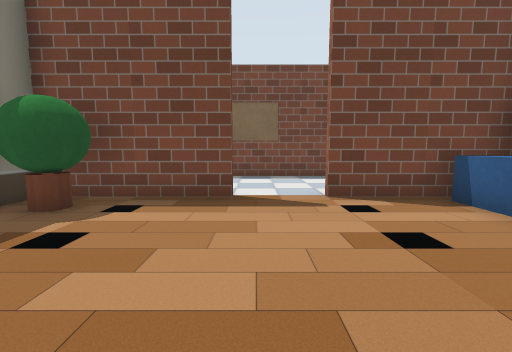
view 1 (above)

15 first-person views from a walk through a robot-simulator world made for Gazebo. The camera is 0.5 m above the floor, tilts 6° down and sees 90° across. The floor is counted in squares, 0.5 m on a side. Each view is taken from the middle of a square. On the plan, view 1 faces up. The plan holds only what a view shows up to about 11 squares ahead; the rest is blank.

view 2
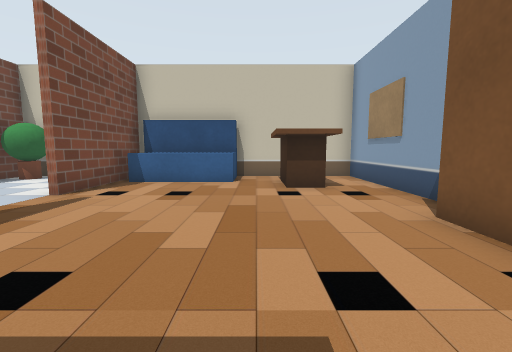

view 3
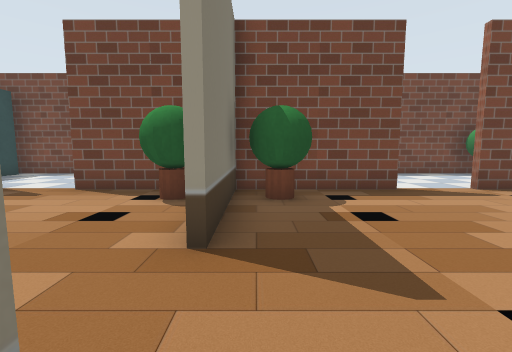

view 4
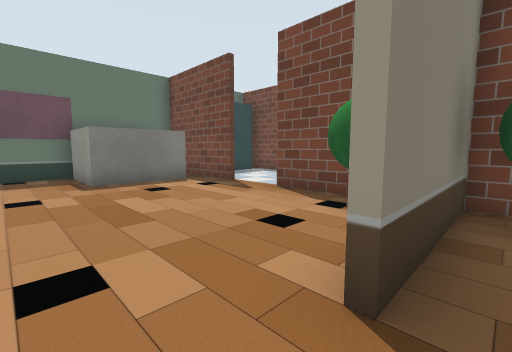

view 5
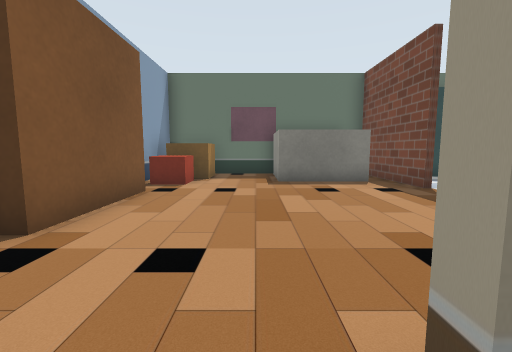

view 6
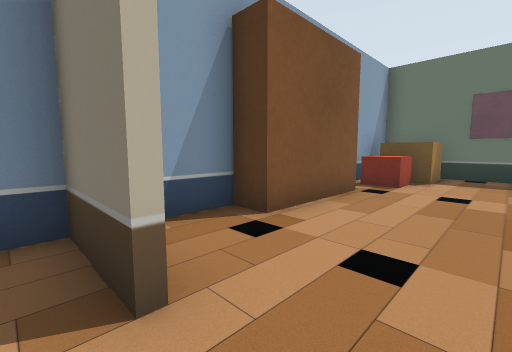

view 7
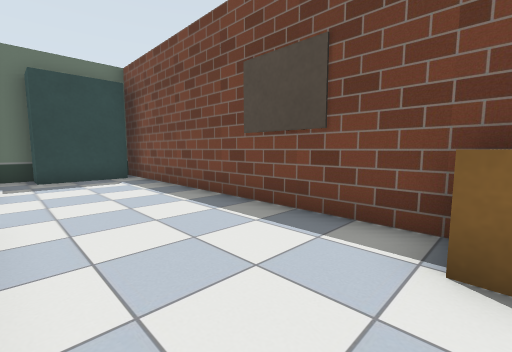

view 8
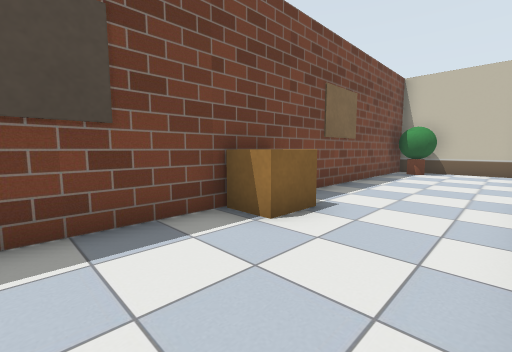

view 9
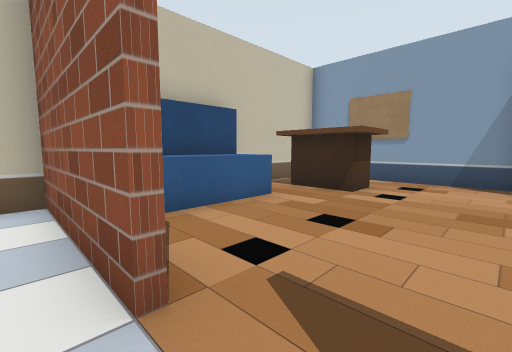

view 10
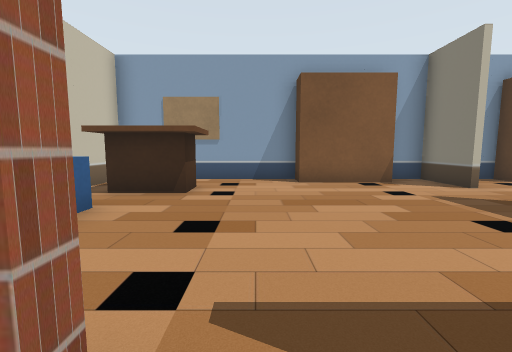

view 11
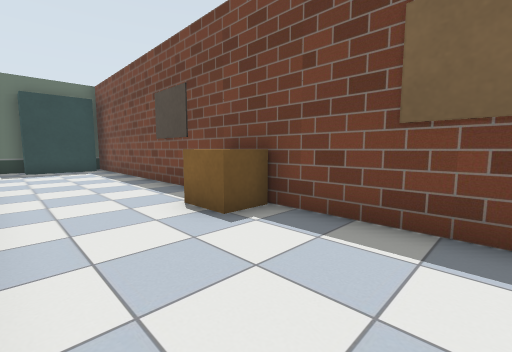

view 12
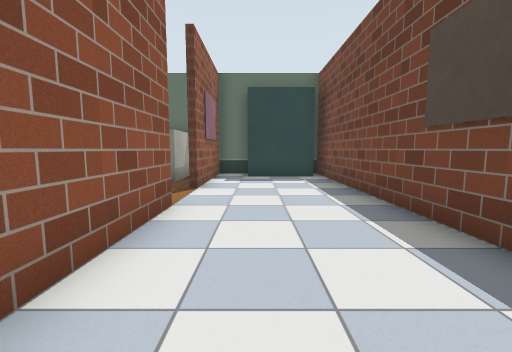

view 13
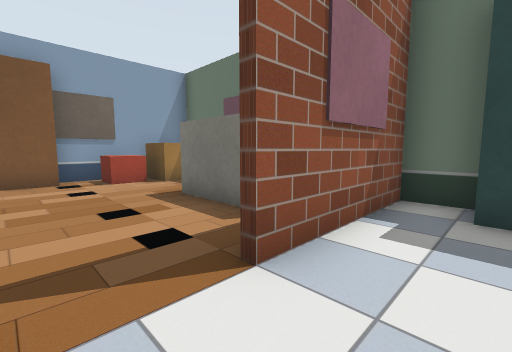

view 14
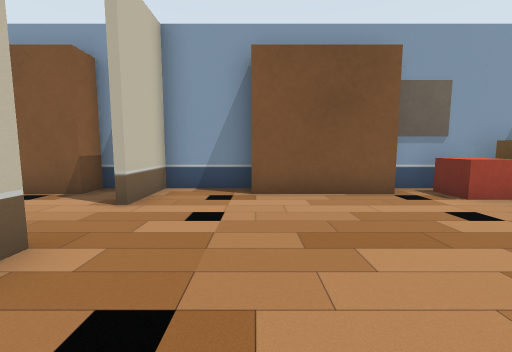

view 15
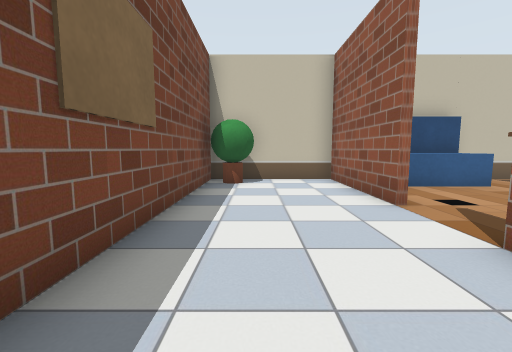

### Floor plan
Points are (right, up) in squares from view 1. A wall is a line through its corners. A room is listed if a view was taken in it or the views show most of it. See-through windows are left out.
Room 1 (views 1, 2, 3, 4, 5, 6, 7, 8, 9, 10, 11, 12, 13, 14, 15)
walls: (-4.5, 5.4) (-4.5, 1.5); (-6.4, 5.3) (-8.5, 5.3); (-0.4, 5.3) (-2.6, 5.3); (-4.5, -0.4) (-4.5, -2.5); (-8.5, 5.5) (-6.4, 5.5); (1.4, 5.5) (5.5, 5.5); (-10.4, 5.3) (-14.5, 5.3) (-14.5, -2.5) (-10.1, -2.5); (-4.7, -2.5) (-4.7, -0.5); (-0.4, -2.5) (5.5, -2.5) (5.5, 9.5) (-14.5, 9.5); (-10.1, -1.7) (-6.9, -1.7) (-6.9, -2.5) (-3, -2.5); (5, 4.4) (5, 5); (5, 1.6) (5, 2.6); (5.5, 5.3) (1.5, 5.3); (-14.5, 6.8) (-14.5, 5.5) (-10.5, 5.5)
objects: orange box (-14, -2) to (-13, -1); grey box (-14, 2) to (-12, 4); cyan box (-14, 7) to (-14, 9); red box (-12, -2) to (-12, -1); green ball (-6, 4) to (-5, 5); green ball (-4, 4) to (-3, 5); orange box (-4, 9) to (-3, 9); brown box (-3, -2) to (-1, -2); brown box (3, -1) to (4, 0); blue box (4, 2) to (5, 5); green ball (4, 8) to (5, 9)

Where each view was taken, in squares from view 1:
view 1: 0 up, 0 right, facing up
view 2: 1 up, 4 left, facing right
view 3: 1 down, 4 left, facing up
view 4: 0 up, 4 left, facing up-left
view 5: 1 up, 4 left, facing left
view 6: 1 up, 4 left, facing down-left
view 7: 6 up, 4 left, facing up-left
view 8: 6 up, 7 left, facing up-right
view 9: 6 up, 0 right, facing down-right
view 10: 6 up, 1 right, facing down
view 11: 6 up, 0 right, facing up-left
view 12: 7 up, 4 left, facing left
view 13: 7 up, 9 left, facing down-left
view 14: 4 up, 7 left, facing down
view 15: 8 up, 3 left, facing right
